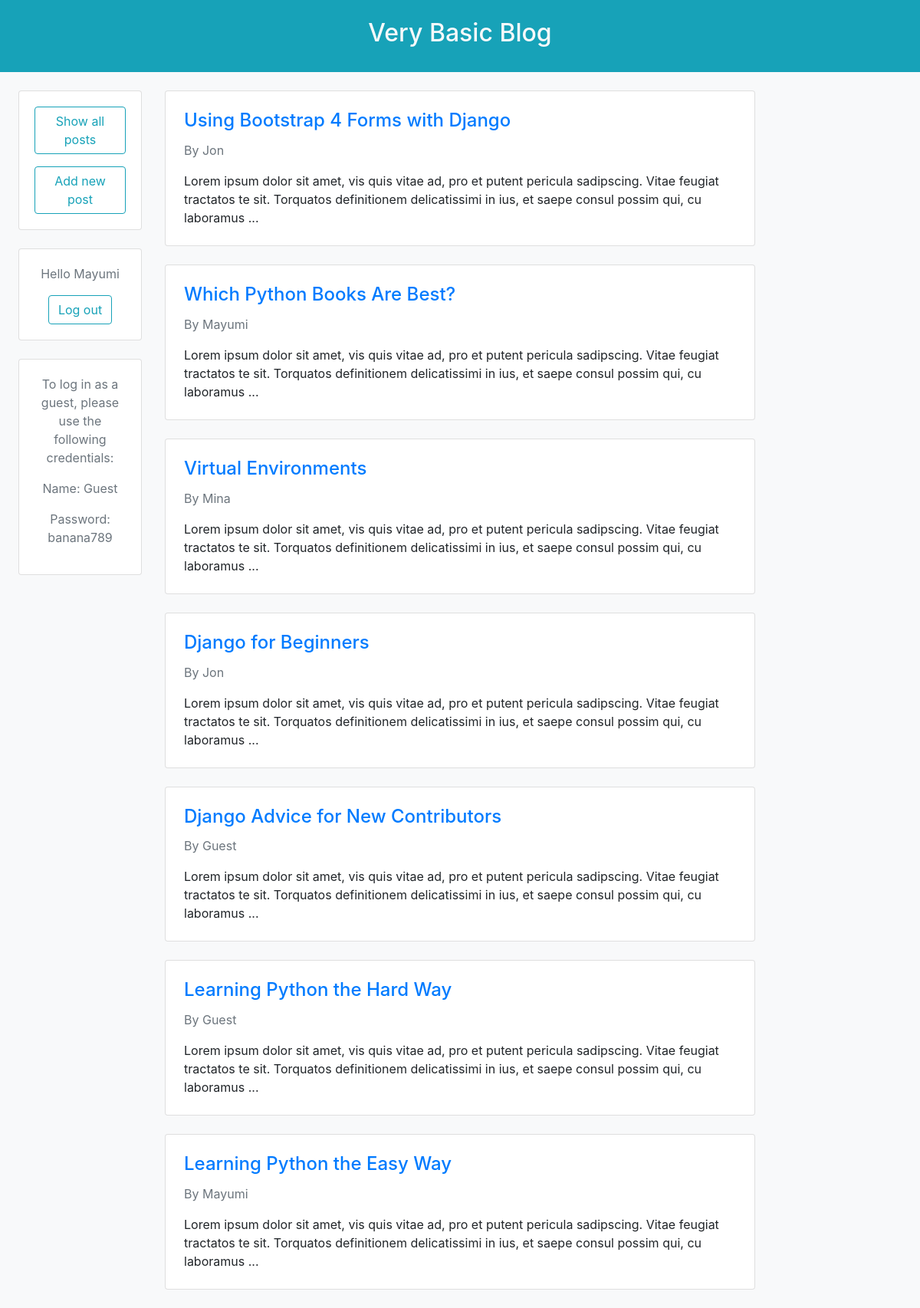
Screenshot of / (signed in) with the database file from the repository.
### blog/models.py (models this page shows, shortened)
class Post(models.Model):
    title = models.CharField(max_length=200)
    body = models.TextField()
    author = models.ForeignKey(
        'auth.User',
        on_delete=models.CASCADE,
    )

### blog/views.py (the view)
# urls.py: path('', BlogListView.as_view(), name='home'),
class BlogListView(ListView):
    model = Post
    template_name = 'home.html'

### templates/home.html
{% extends 'base.html' %}
{% block content %}
    {% for post in object_list %}
    <div class="card flex-row flex-wrap my-4">
        <div class="card-block px-4 py-4">
            <h4 class="card-title "><a href="{% url 'post_detail' post.pk %}">{{ post.title }}</a></h4>
            <p class="text-muted">By {{ post.author }}</p>
            <p class="card-text">{{ post.body|slice:":200" }}...</p>
        </div>
    </div>
    {% endfor %}
{% endblock content %}

### templates/base.html (shortened to what this page needs)
{% load static %}
<!DOCTYPE html>
    <head>
        <link rel="stylesheet" href="https://stackpath.bootstrapcdn.com/bootstrap/4.4.1/css/bootstrap.min.css">
    </head>
    <body>
        <div class="container-fluid">
            <div class="row">
                <div class="col-12 bg-info" >
                    <div class="col-12 bg-info py-4">
                        <h2 class="text-center text-light">Very Basic Blog</h2>
                    </div>
                </div>
                <div class="col-2 bg-light pl-4">
                    <div class="card mt-4">
                        <div class="card-body text-center">
                            <a class="btn btn-outline-info mb-2" href="{% url 'home' %}" role="button">Show all posts</a>
                            <a class="btn btn-outline-info mt-2" href="{% url 'post_new' %}" role="button">Add new post</a>
                        </div>
                    </div>
                    <div class="card my-4">
                        <div class="card-body text-center">
                            {% if user.is_authenticated %}
                                <p class="text-muted">Hello {{ user.username }}</p>
                                <a class="btn btn-outline-info mb-t" href="{% url 'logout' %}" role="button">Log out</a>
                            {% else %}
                                <p class="text-muted">You are not logged in.</p>
                                <a class="btn btn-outline-info mt-2" href="{% url 'login' %}" role="button">Log in</a>
                            {% endif %}
                        </div>
                    </div>
                    <div class="card mt-4">
                        <div class="card-body text-muted text-center">
                            <p>To log in as a guest, please use the following credentials:</p>
                            <p>Name: Guest</p>
                            <p>Password: banana789</p>
                        </div>
                    </div>
                </div>
                <div class="col-8 bg-light">
                    {% block content %}
                    {% endblock content %}
                </div>
                <div class="col-2 bg-light"></div>
            </div>
        </div>
    </body>
</html>

### rows the page displays
Post: title "Using Bootstrap 4 Forms with Django", author "Jon", body "Lorem ipsum dolor sit amet, vis quis vitae ad, pro et putent pericula sadipscing. Vitae feugiat tractatos te sit. Torquatos definitionem delicatissimi in ius, et saepe consul possim qui, cu laboramus"
Post: title "Which Python Books Are Best?", author "Mayumi", body "Lorem ipsum dolor sit amet, vis quis vitae ad, pro et putent pericula sadipscing. Vitae feugiat tractatos te sit. Torquatos definitionem delicatissimi in ius, et saepe consul possim qui, cu laboramus"
Post: title "Virtual Environments", author "Mina", body "Lorem ipsum dolor sit amet, vis quis vitae ad, pro et putent pericula sadipscing. Vitae feugiat tractatos te sit. Torquatos definitionem delicatissimi in ius, et saepe consul possim qui, cu laboramus"
Post: title "Django for Beginners", author "Jon", body "Lorem ipsum dolor sit amet, vis quis vitae ad, pro et putent pericula sadipscing. Vitae feugiat tractatos te sit. Torquatos definitionem delicatissimi in ius, et saepe consul possim qui, cu laboramus"
Post: title "Django Advice for New Contributors", author "Guest", body "Lorem ipsum dolor sit amet, vis quis vitae ad, pro et putent pericula sadipscing. Vitae feugiat tractatos te sit. Torquatos definitionem delicatissimi in ius, et saepe consul possim qui, cu laboramus"
Post: title "Learning Python the Hard Way", author "Guest", body "Lorem ipsum dolor sit amet, vis quis vitae ad, pro et putent pericula sadipscing. Vitae feugiat tractatos te sit. Torquatos definitionem delicatissimi in ius, et saepe consul possim qui, cu laboramus"
Post: title "Learning Python the Easy Way", author "Mayumi", body "Lorem ipsum dolor sit amet, vis quis vitae ad, pro et putent pericula sadipscing. Vitae feugiat tractatos te sit. Torquatos definitionem delicatissimi in ius, et saepe consul possim qui, cu laboramus"

### other values shown
{{ user.username }} "Mayumi"
